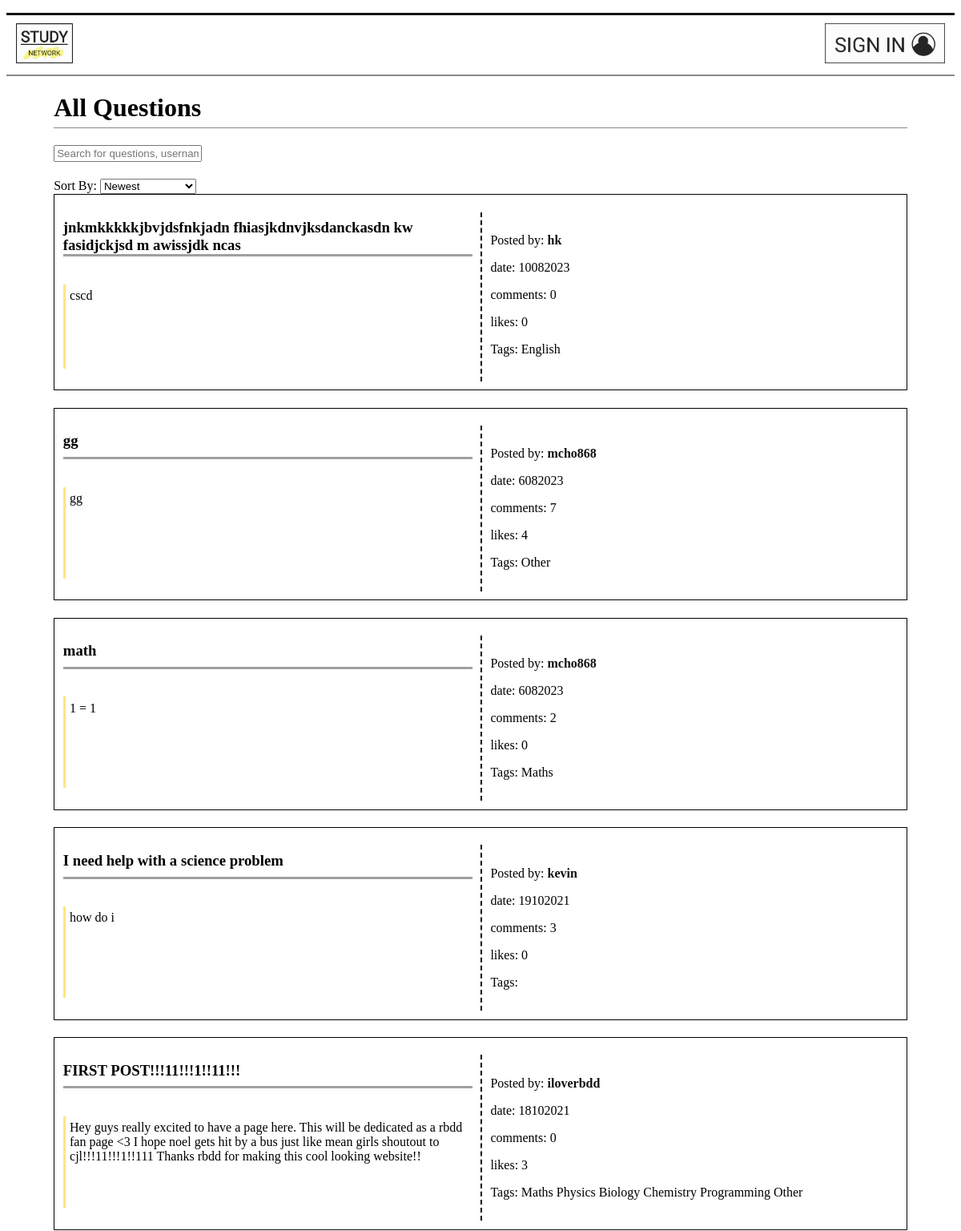
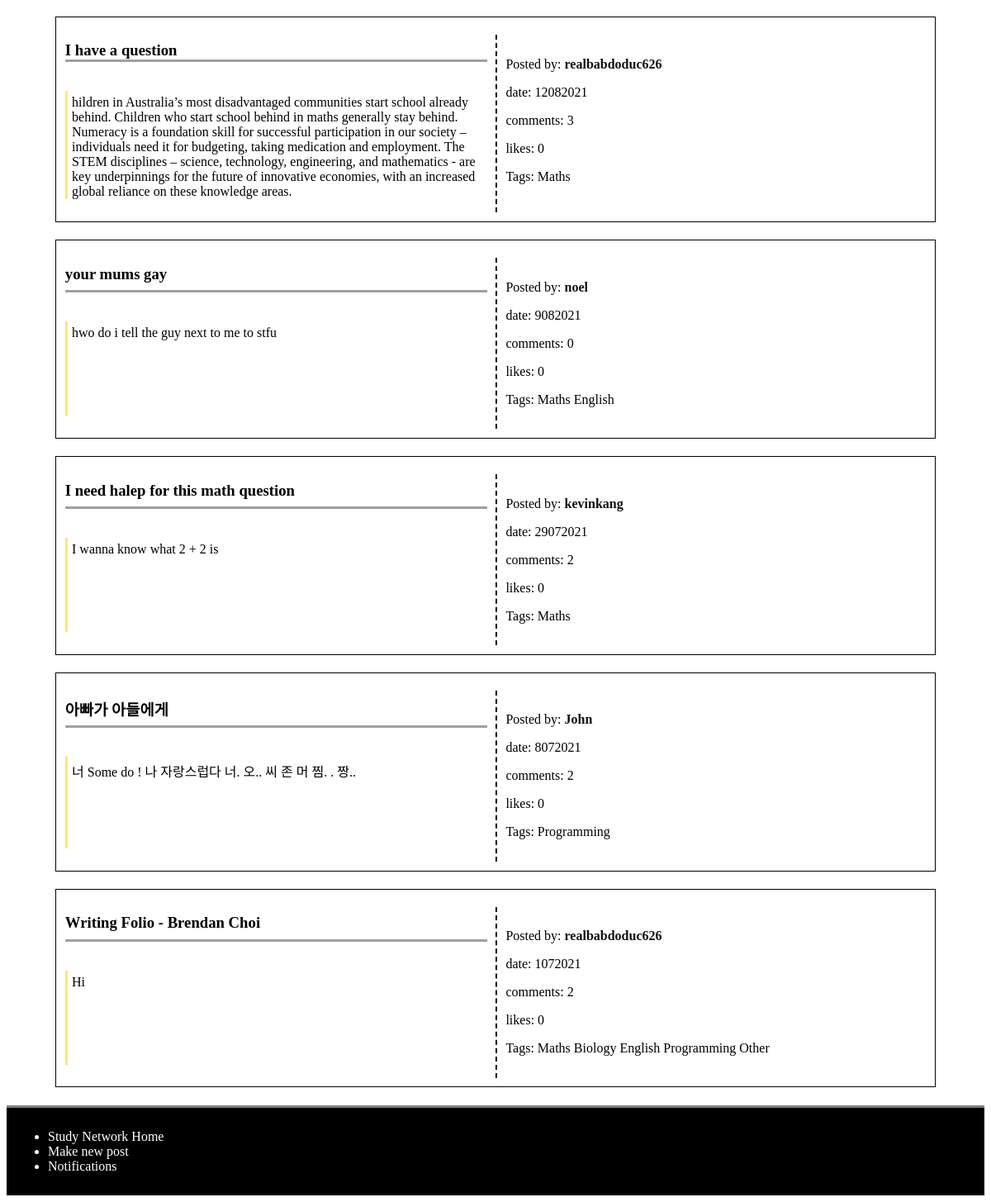
Before: / with the older database file (2 pictures, top to bottom).
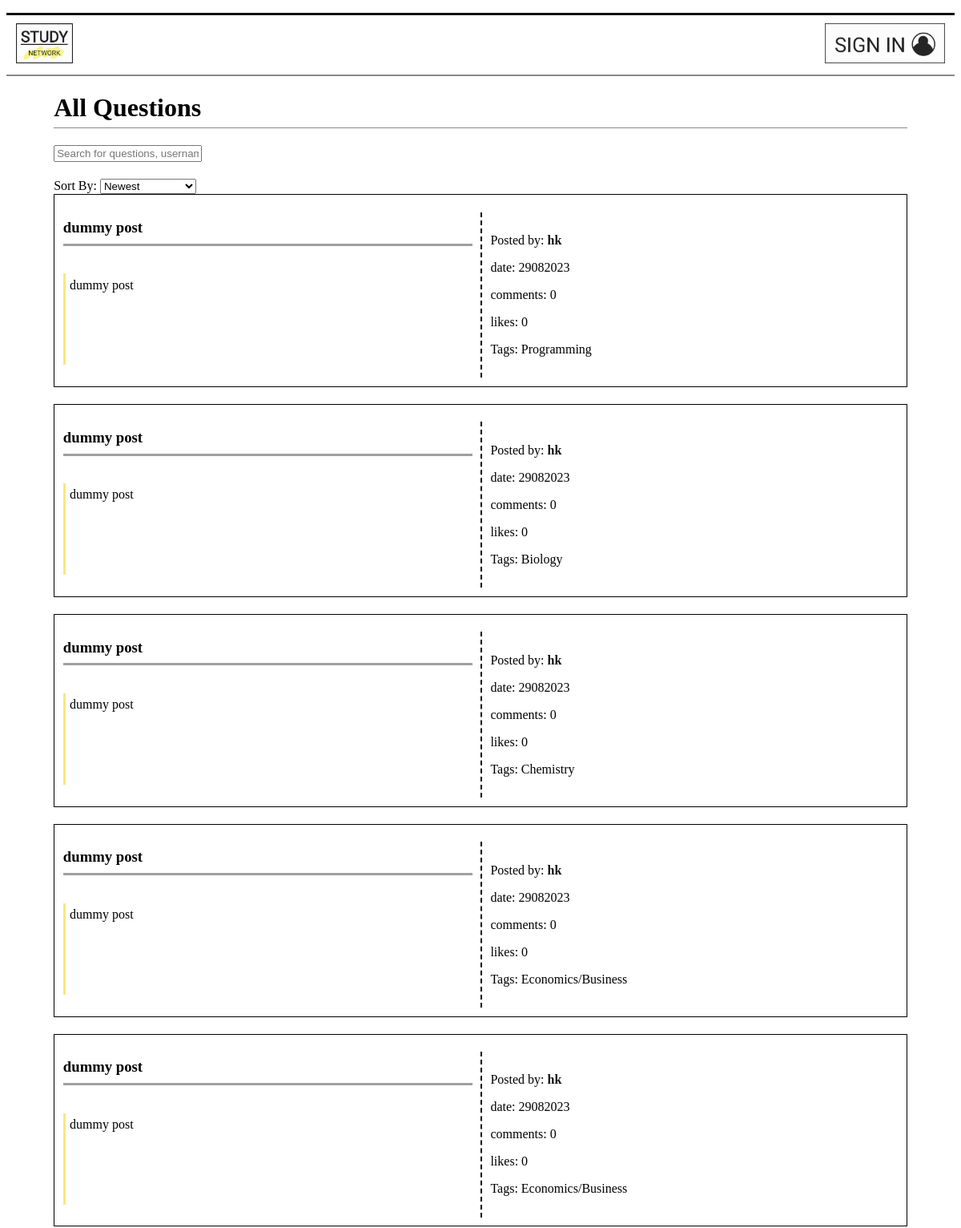
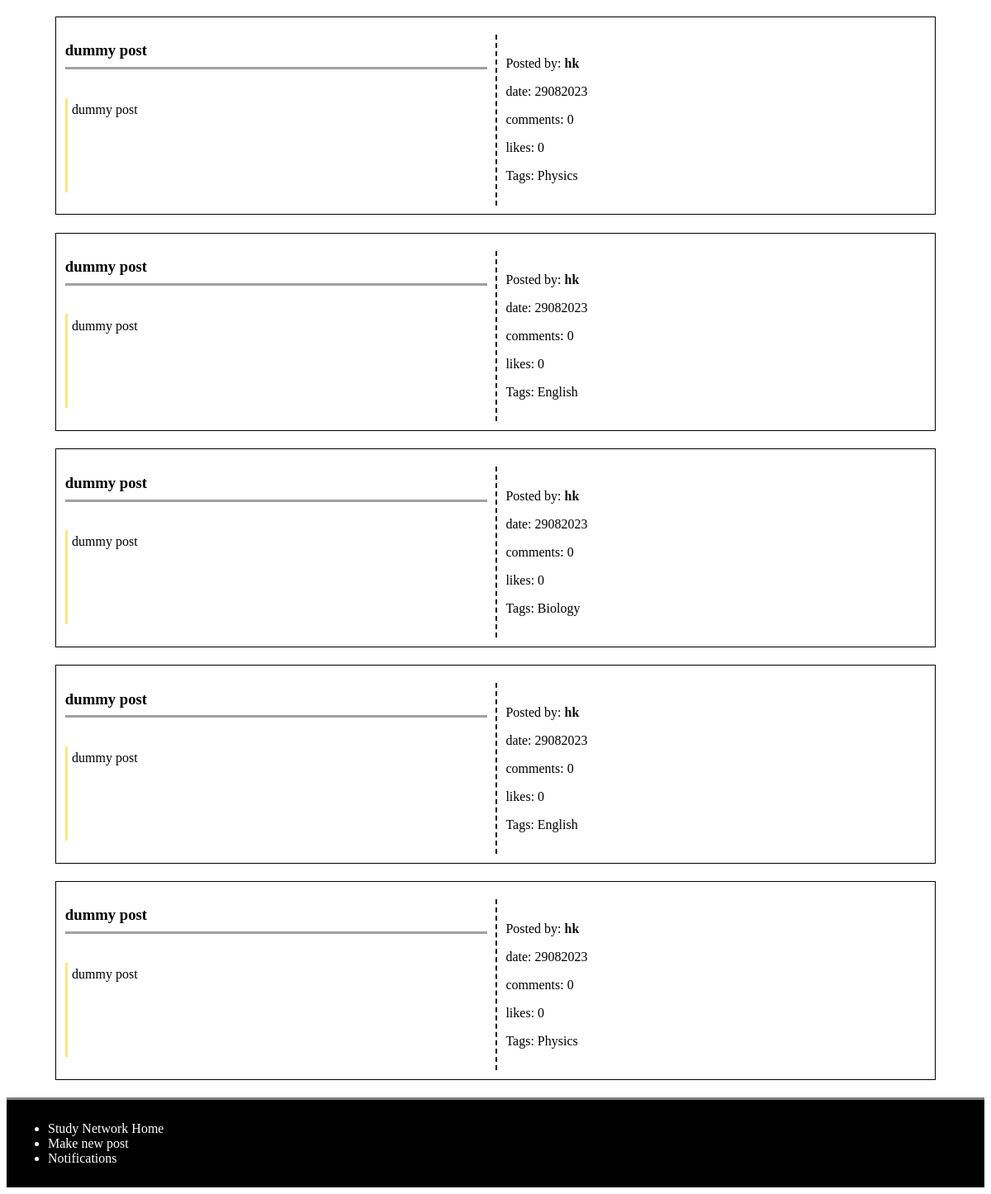
After: the same page with the newer database file (2 pictures, top to bottom).
### models.py (models this page shows)
class Post(db.Model):
    __tablename__ = 'Post'
    id = db.Column(db.Integer, primary_key=True)
    title = db.Column(db.Text)
    discussion = db.Column(db.Text)
    date = db.Column(db.Integer)
    comments = db.Column(db.Integer)
    user_id = db.Column(db.Integer, db.ForeignKey('User.id'))
    likes = db.Column(db.Integer)
    post_user = db.relationship('User', back_populates='user_post')
    replies_post = db.relationship('Reply', secondary=PostReply, back_populates='posts_reply')
    categories_post = db.relationship('Category', secondary=PostCategory, back_populates='posts_category')
    notifications_post = db.relationship('Notification', back_populates='posts_notification')
    posts = db.relationship('Comment', back_populates='user')

class User(db.Model):
    __tablename__ = 'User'
    id = db.Column(db.Integer, primary_key=True)
    username = db.Column(db.Text)
    email = db.Column(db.Text)
    password = db.Column(db.Text)
    user_post = db.relationship('Post', back_populates='post_user')
    notifications_user = db.relationship('Notification', back_populates='users_notification')
    users = db.relationship('Comment', back_populates='post')

class Category(db.Model):
    __tablename__ = 'Category'
    id = db.Column(db.Integer, primary_key=True)
    topic = db.Column(db.Text)
    posts_category = db.relationship('Post', secondary=PostCategory, back_populates='categories_post')

### main.py (the view)
@app.route('/', methods=['GET', 'POST'])
def home():
    page = request.args.get('page', 1, type=int)
    post = models.Post.query
    posts_per_page = 10  # Number of posts to display per page
    sort_option = request.args.get('sort')
    if sort_option == 'comments (most comment)':
        post = post.order_by(desc(models.Post.comments))
    elif sort_option == 'comments (least comment)':
        post = post.order_by(models.Post.comments)
    elif sort_option == 'most likes':
        post = post.order_by(desc(models.Post.likes))
    elif sort_option == 'least likes':
        post = post.order_by(models.Post.likes)
    elif sort_option == 'date (ascending)':
        post = post.order_by(models.Post.id)
    else:  # Default sorting: by date
        post = post.order_by(desc(models.Post.id))
    paginated_posts = post.paginate(page=page, per_page=posts_per_page)
    posts = paginated_posts.items
    session['selectedOption'] = sort_option
    return render_template('home.html', posts=posts, title='home', n=paginated_posts.total)

### main.py (called while the page is built)
@app.context_processor
def notification_processor():
    if  g.logged_in_user:
        num_notification = models.Notification.query.filter_by(user_id = session['logged_in_user']).all()
        if len(num_notification) > 99:
            return dict(num_notification = '99..') #When the number of notification is too big, it just shows 99+.
        else:
            return dict(num_notification = len(num_notification))
    else:
        return dict(num_notification = 'No one is logged in')

@app.before_request
def before_request():
    g.logged_in_user = None
    if 'logged_in_user' in session:
        g.logged_in_user = session['logged_in_user']

### templates/home.html (shortened to what this page needs)
{% extends 'layout.html' %}
{% block content %}
<main>
<h1>All Questions</h1>
<input type='text' id='search' onkeyup='SearchFilter()'
placeholder='Search for questions, username or tags'>
<div>
    <label for="sortSelect">Sort By:</label>
    <select id="sortSelect" onchange="handleSort()">
      <option value="date (descending)">Newest</option>
    </select>
</div>
<div id='questionList'>
{% for post in posts %}
<div class='grid_container'>
    {% if g.logged_in_user %}
        <a href='/comment/{{post.id}}'><h3 class='title'>{{ post.title }}</h3></a>
        <a href='/comment/{{post.id}}'><p class='discussion'>{{ post.discussion }}</p></a>
    {% else %}
        <h3 class='title'>{{ post.title }}</h3>
        <p class='discussion'>{{ post.discussion }}</p>
    {% endif %}
    <div class='other_information'>
    <p>Posted by: <a class='name' id='name' href='/profile/{{post.post_user.id}}'><strong>{{ post.post_user.username }}</strong></a></p>
    <p>date: {{ post.date }}
    <p>comments: {{ post.comments }}</p>
    <p>likes: {{ post.likes }}</p>
    <p class='tags'>Tags: {% for catego in post.categories_post %}
        {{catego.topic}}
        {% endfor %}
    </p>
    </div>
</div>
{% endfor %}
</main>
{% endblock %}

Changed rows visible on the page:
no longer on this page (row unchanged): Post: title "jnkmkkkkkjbvjdsfnkjadn fhiasjkdnvjksdanckasdn kw fasidjckjsd m awissjdk ncas", discussion "cscd", post_user.username "hk", date "10082023", comments "0", likes "0", Category (topic "English")
no longer on this page (row unchanged): Post: title "gg", discussion "gg", post_user.username "mcho868", date "6082023", comments "7", likes "4"
no longer on this page (row unchanged): Category: topic "Other"
no longer on this page (row unchanged): Post: title "math", discussion "1 = 1", post_user.username "mcho868", date "6082023", comments "2", likes "0"
no longer on this page (row unchanged): Category: topic "Maths"
no longer on this page (row unchanged): Post: title "I need help with a science problem", discussion "how do i", post_user.username "kevin", date "19102021", comments "3", likes "0"
no longer on this page (row unchanged): Post: title "FIRST POST!!!11!!!1!!11!!!", discussion "Hey guys really excited to have a page here. This will be dedicated as a rbdd fan page <3 I hope noel gets hit by a bus just like mean girls shoutout to cjl!!!11!!!1!!111 Thanks rbdd for making this cool looking website!!", post_user.username "iloverbdd", date "18102021", comments "0", likes "3", Category (topic "Physics"), Category (topic "Biology"), Category (topic "Chemistry"), Category (topic "Programming")
no longer on this page (row unchanged): Post: title "I have a question", discussion "hildren in Australia’s most disadvantaged communities start school already behind. Children who start school behind in maths generally stay behind. Numeracy is a foundation skill for successful participation in our society – individuals need it for budgeting, taking medication and employment. The STEM disciplines – science, technology, engineering, and mathematics - are key underpinnings for the future of innovative economies, with an increased global reliance on these knowledge areas.", post_user.username "realbabdoduc626", date "12082021", comments "3", likes "0"
no longer on this page (row unchanged): Post: title "your mums gay", discussion "hwo do i tell the guy next to me to stfu", post_user.username "noel", date "9082021", comments "0", likes "0", Category (topic "English")
no longer on this page (row unchanged): Post: title "I need halep for this math question", discussion "I wanna know what 2 + 2 is", post_user.username "kevinkang", date "29072021", comments "2", likes "0"
no longer on this page (row unchanged): Post: title "아빠가 아들에게", discussion "너 Some do ! 나 자랑스럽다 너. 오.. 씨 존 머 찜. . 짱..", post_user.username "John", date "8072021", comments "2", likes "0", Category (topic "Programming")
no longer on this page (row unchanged): Post: title "Writing Folio - Brendan Choi", discussion "Hi", post_user.username "realbabdoduc626", date "1072021", comments "2", likes "0", Category (topic "Biology"), Category (topic "English"), Category (topic "Programming")
added Post: title "dummy post", discussion "dummy post", post_user.username "hk", date "29082023", comments "0", likes "0", Category (topic "Programming")
added Post: title "dummy post", discussion "dummy post", post_user.username "hk", date "29082023", comments "0", likes "0", Category (topic "Biology")
added Post: title "dummy post", discussion "dummy post", post_user.username "hk", date "29082023", comments "0", likes "0", Category (topic "Chemistry")
added Post: title "dummy post", discussion "dummy post", post_user.username "hk", date "29082023", comments "0", likes "0"
now on this page (row unchanged): Category: topic "Economics/Business"
added Post: title "dummy post", discussion "dummy post", post_user.username "hk", date "29082023", comments "0", likes "0"
added Post: title "dummy post", discussion "dummy post", post_user.username "hk", date "29082023", comments "0", likes "0", Category (topic "Physics")
added Post: title "dummy post", discussion "dummy post", post_user.username "hk", date "29082023", comments "0", likes "0", Category (topic "English")
added Post: title "dummy post", discussion "dummy post", post_user.username "hk", date "29082023", comments "0", likes "0", Category (topic "Biology")
added Post: title "dummy post", discussion "dummy post", post_user.username "hk", date "29082023", comments "0", likes "0", Category (topic "English")
added Post: title "dummy post", discussion "dummy post", post_user.username "hk", date "29082023", comments "0", likes "0", Category (topic "Physics")
